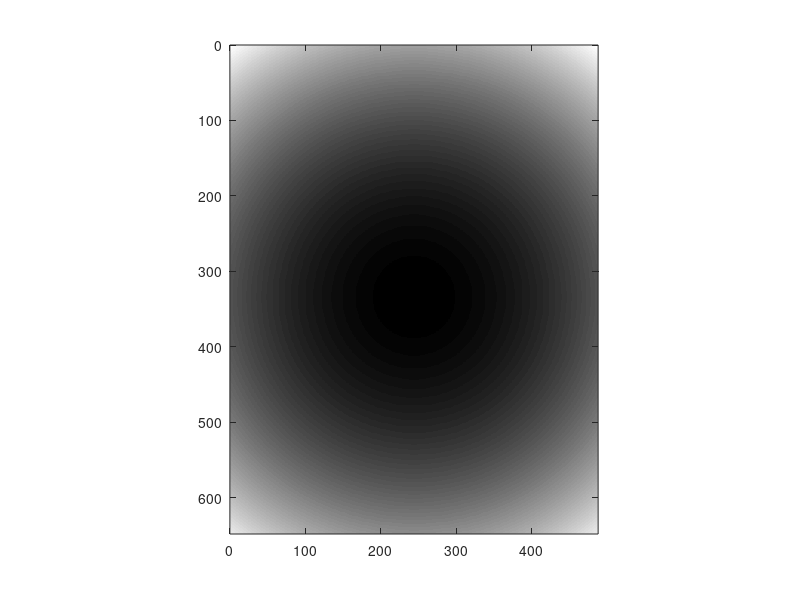

MATLAB code for this plot: (Note: this script raises an error after producing the figure.)
clear all
tic
% Data reading & stacking
frame_width=648;
frame_height=488;

X_overlapping=30;
Y_overlapping=15;

cmin=10;
cmax_set=20;


frame_width_eff=frame_width-X_overlapping;
frame_height_eff=frame_height-Y_overlapping;


num_of_frame_per_division=16;

normalization_factor=50;

X_mosaic_starting_index=0;
Y_mosaic_starting_index=0;


X_mosaic_number=12;%12;%12;
Y_mosaic_number=16;%16;%16;


starting_frame_index=10;   %0.2 micron per frame, start from 1
frame_average_factor=1;    %averaged to stack
total_stack_number=1;

%

total_FOV_number=X_mosaic_number*Y_mosaic_number;
k=0;


%stiched_volume=zeros(frame_width_eff*X_mosaic_number+X_overlapping,frame_height_eff*Y_mosaic_number+Y_overlapping,num_of_frame_per_division);
% correction image generation

% correction 1 (edge summation correction)

correction_A=ones(frame_width,frame_height);

% left&right bound

for tt=1:X_overlapping
    correction_A(tt,:)=correction_A(tt,:)*(tt/(X_overlapping+1));
    correction_A(frame_width-tt+1,:)=correction_A(frame_width-tt+1,:)*(tt/(X_overlapping+1));
end
for tt=1:Y_overlapping
    correction_A(:,tt)=correction_A(:,tt)*(tt/(Y_overlapping+1));
    correction_A(:,frame_height-tt+1)=correction_A(:,frame_height-tt+1)*(tt/(Y_overlapping+1));
end

imagesc(correction_A);
colormap('gray');
axis equal
xlim([0 size(correction_A,2)]);
ylim([0 size(correction_A,1)]);

G_Ratio=1.5;
Gaussian_X_width=400*G_Ratio;
Gaussian_Y_width=300*G_Ratio;
X_offset=10;
Y_offset=0;

correction_B_X=ones(frame_width,frame_height);
correction_B_Y=ones(frame_width,frame_height);

for tt=1:frame_height
    correction_B_X(:,tt)=gaussmf((1:frame_width),[Gaussian_X_width frame_width/2+X_offset]);
end
for tt=1:frame_width
    correction_B_Y(tt,:)=gaussmf((1:frame_height),[Gaussian_X_width frame_height/2+Y_offset]);
end
correction_B=1./(correction_B_X.*correction_B_Y);

correction_image=correction_A.*correction_B;
%correction_image(:)=1;
imagesc(correction_B);
colormap('gray');
axis equal
xlim([0 size(correction_B,2)]);
ylim([0 size(correction_B,1)]);

stiched_images=zeros(frame_width_eff*X_mosaic_number+X_overlapping,frame_height_eff*Y_mosaic_number+Y_overlapping,total_stack_number);
for NNN=1:total_stack_number
    
    division_starting_index=floor((starting_frame_index+(NNN-1)*frame_average_factor)/num_of_frame_per_division);   %start from zero
    the_starting_frame_index_in_the_first_division=starting_frame_index+(NNN-1)*frame_average_factor-division_starting_index*num_of_frame_per_division;
    division_end_index=((starting_frame_index+NNN*frame_average_factor)/num_of_frame_per_division);
    division_number=division_starting_index:division_end_index;
    temp_frame_volume=zeros(frame_width,frame_height,num_of_frame_per_division*length(division_number));
    stiched_image=zeros(frame_width_eff*X_mosaic_number+X_overlapping,frame_height_eff*Y_mosaic_number+Y_overlapping);
    
    for N=0:(total_FOV_number-1)
        X_number=rem(N,X_mosaic_number)+X_mosaic_starting_index; %0~2
        Y_number=floor(N/X_mosaic_number)+Y_mosaic_starting_index; %0~2
        X_FOV_number=X_mosaic_number-1-X_number+X_mosaic_starting_index;
        Y_FOV_number=Y_mosaic_number-1-Y_number+Y_mosaic_starting_index;
        if (X_number<10)&&(Y_number<10)
            folder_path=sprintf('D:\\OCT data\\150731\\2015_0731_150731_pork_2nd(25 micron)_% d_% d\\',Y_number,X_number);
        elseif (X_number>9)&&(Y_number<10)
            folder_path=sprintf('D:\\OCT data\\150731\\2015_0731_150731_pork_2nd(25 micron)_ %d_%d\\',Y_number,X_number);
        elseif (Y_number>9)&&(X_number<10)
            folder_path=sprintf('D:\\OCT data\\150731\\2015_0731_150731_pork_2nd(25 micron)_%d_% d\\',Y_number,X_number);
        else
            folder_path=sprintf('D:\\OCT data\\150731\\2015_0731_150731_pork_2nd(25 micron)_%d_%d\\',Y_number,X_number);
        end
        cd(folder_path);
        mkdir('divide');
        for NN=1:length(division_number)
            file_path=[folder_path sprintf('%08d',division_number(NN))];
            fin=fopen(file_path);
            A=fread(fin,[frame_width,frame_height*num_of_frame_per_division],'float32','b');
            if fin ==-1
                k=k+1;
                fclose('all');
            else
                for q=1:num_of_frame_per_division
                    temp_frame_volume(:,:,(NN-1)*num_of_frame_per_division+q)=A(:,(frame_height*(q-1)+1):frame_height*q).*correction_image;
                end
                fclose('all');
            end
        end
        %temp_frame_volume(:)=1;
        stiched_image(((X_FOV_number)*frame_width_eff+1):((X_FOV_number)*frame_width_eff+frame_width),((Y_FOV_number)*frame_height_eff+1):((Y_FOV_number)*frame_height_eff+frame_height))=stiched_image(((X_FOV_number)*frame_width_eff+1):((X_FOV_number)*frame_width_eff+frame_width),((Y_FOV_number)*frame_height_eff+1):((Y_FOV_number)*frame_height_eff+frame_height))+mean(temp_frame_volume(:,:,the_starting_frame_index_in_the_first_division:(the_starting_frame_index_in_the_first_division+frame_average_factor-1)),3);
        disp(N);

    end
    if max(max(stiched_image))<cmax_set
        cmax=max(max(stiched_image));
    else
        cmax=cmax_set;
    end
    Normailzed_image=(stiched_image-cmin)/cmax;
    Normailzed_image(Normailzed_image>1)=1;
    Normailzed_image(Normailzed_image<0)=0;
    imwrite(Normailzed_image,[cd,'\divide\',sprintf('stiched_image_%.1f micron',(starting_frame_index+(NNN-1)*frame_average_factor)*0.2),'.png']);
    fout=fopen([cd,'\divide\',sprintf('stiched_image_%.1f micron',(starting_frame_index+(NNN-1)*frame_average_factor)*0.2)],'w+');
    fwrite(fout,stiched_image,'float32','b');
end
    %imagesc(histeq(stiched_image,[0 1]));
    %colormap('gray');
    %caxis([0 1]);
    %axis equal
    %xlim([0 size(stiched_image,2)]);
    %ylim([0 size(stiched_image,1)]);
    
    
    %fin2=fopen([cd,'\divide\',sprintf('stiched_image_%.1f micron',(starting_frame_index+(NNN-1)*frame_average_factor)*0.2)]);
    %QQQ=fread(fin2,[size(stiched_image,1),size(stiched_image,2)],'float32','b');

    %imagesc(histeq(stiched_image,[0.2:0.001:0.5]));

    %for QQQ=1:4
    %    Normailzed_image=(mean(stiched_volume(:,:,((QQQ-1)*4+1):((QQQ)*4)),3)-cmin)/cmax;
    %    Normailzed_image(Normailzed_image>1)=1;
    %    %stiched_images(:,:,NN)=mean(stiched_volume,3);
    %    imwrite(Normailzed_image,[cd,'\divide\',sprintf('stiched_image_%d.png',(NN-1)*4+QQQ),'.png']);
    %end
    %for QQQ=1:16
    %    Normailzed_image=(mean(stiched_volume(:,:,QQQ),3)-cmin)/cmax;
    %    Normailzed_image(Normailzed_image>1)=1;
        %stiched_images(:,:,NN)=mean(stiched_volume,3);
    %    imwrite(Normailzed_image,[cd,'\divide3\',sprintf('stiched_image_%d.png',(NN-1)*16+QQQ),'.png']);
    %end
    %stiched_volume=zeros(frame_width_eff*X_mosaic_number+X_overlapping,frame_height_eff*Y_mosaic_number+Y_overlapping,num_of_frame_per_division);
toc
%
disable=1;
if disable==0
frame_starting_index=85;
total_frame_number=20;

%stiched_image=mean(stiched_volume(:,:,frame_starting_index:(frame_starting_index+total_frame_number-1)),3);


%
NNN=1;
stiched_image=stiched_images(:,:,NNN);

imagesc(stiched_image);
colormap('gray');
caxis([cmin cmax]);
axis equal
xlim([0 size(stiched_image,2)]);
ylim([0 size(stiched_image,1)]);

Normailzed_image=(stiched_image-cmin)/cmax;
Normailzed_image(Normailzed_image>1)=1;

imagesc(Normailzed_image);
colormap('gray');
caxis([0 1]);
axis equal
xlim([0 size(stiched_image,2)]);
ylim([0 size(stiched_image,1)]);

%% Stacking
%Frame_spacing=5;
%Stacking_starting_frame=1;
%Total_stacked_frame_number=38;

%for qq=1:Total_stacked_frame_number
%    findex=Stacking_starting_frame+(qq-1)*Frame_spacing;
%    stiched_image=mean(stiched_volume(:,:,findex:(findex+total_frame_number-1)),3);
%    Normailzed_image=(stiched_image-cmin)/cmax;
%    Normailzed_image(Normailzed_image>1)=1;
%    imwrite(Normailzed_image,[cd,'\divide\',sprintf('averaged_frame_%d.png',qq),'.png']);
%end

end
